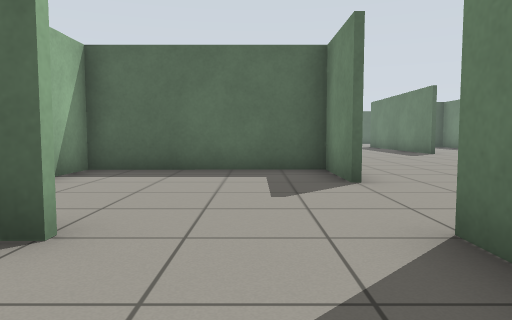
[1] (above)

24 first-person views from a walk through a world built for the Gazebo simulator. The camera is 0.72 m above the floor, tilts 4° down and sees 70° across. The floor is counted in squares, 1 m on a side. Each view is taken from the middle of a square. On the plan, view 1 faces up. The plan holds only what a view shows up to about 11 squares ahead; the rest is blank.

[2]
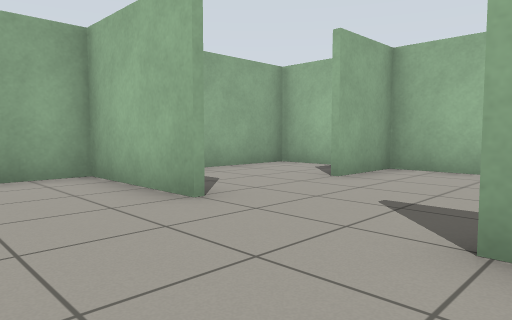

[3]
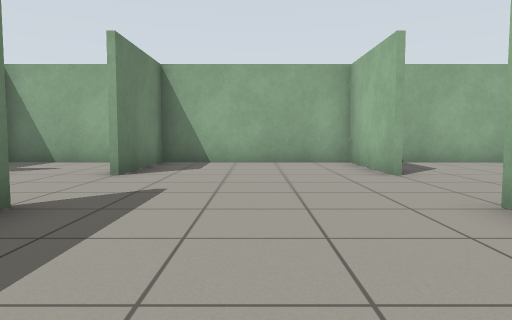

[4]
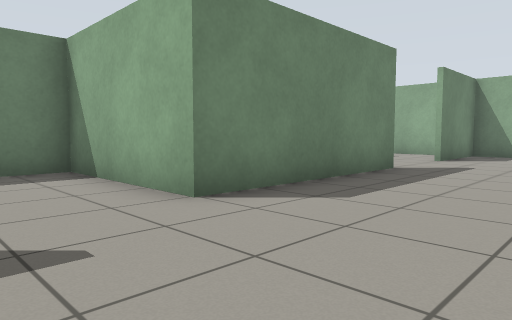

[5]
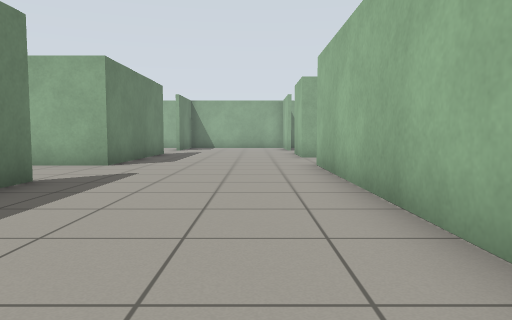

[6]
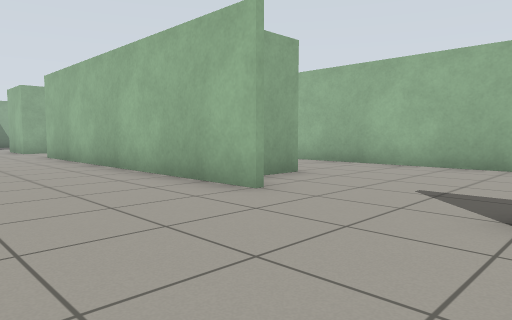

[7]
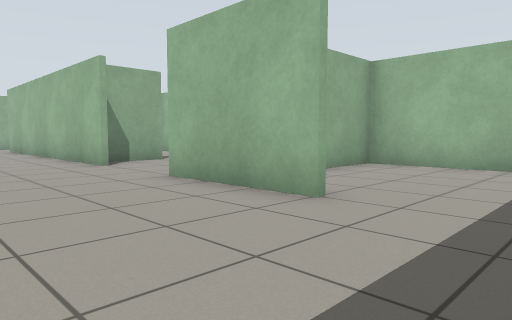

[8]
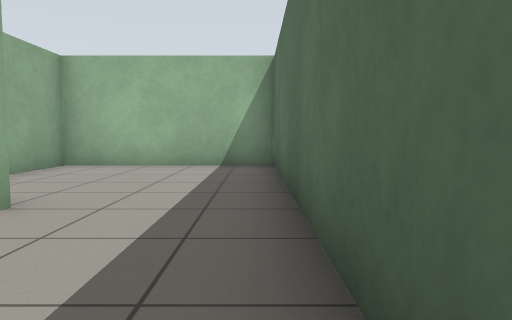

[9]
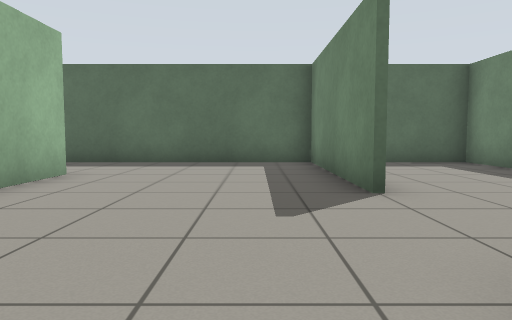

[10]
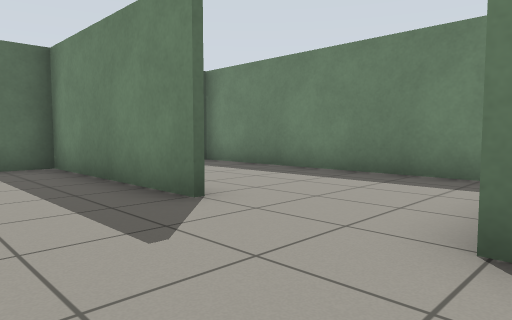

[11]
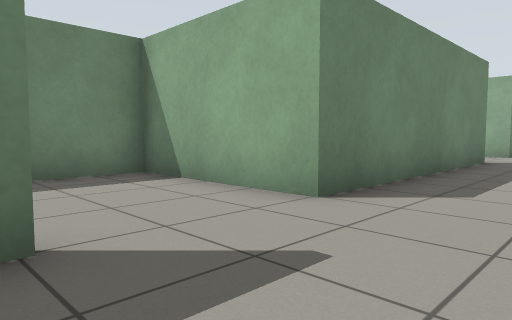

[12]
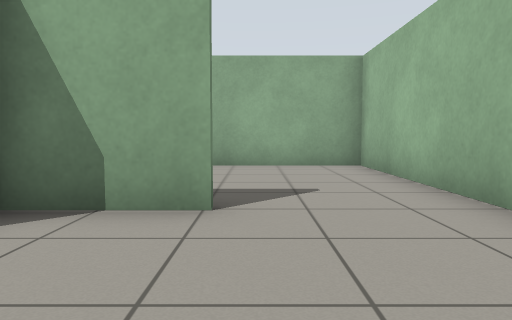

[13]
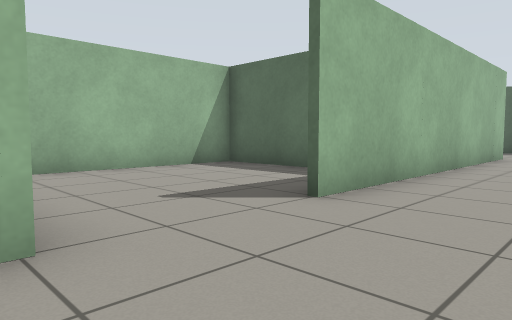

[14]
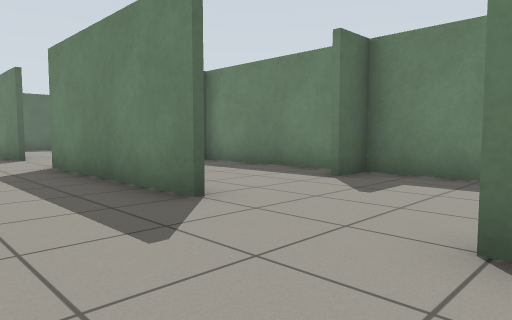

[15]
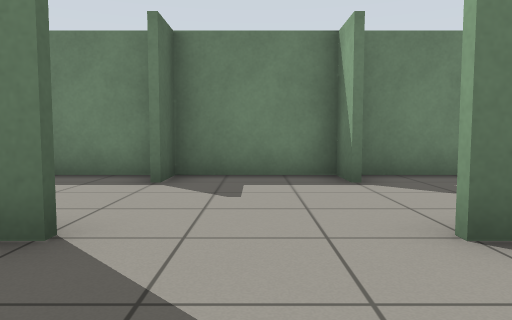

[16]
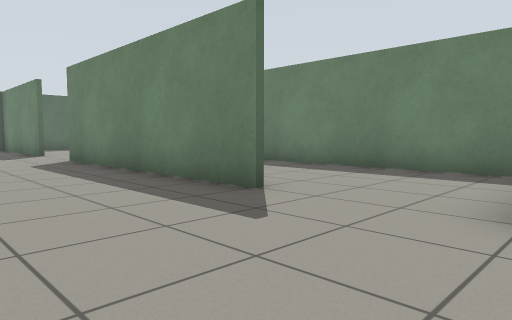

[17]
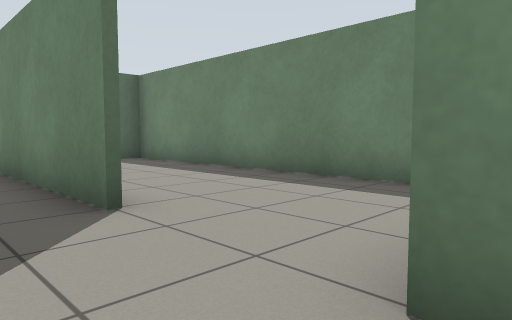

[18]
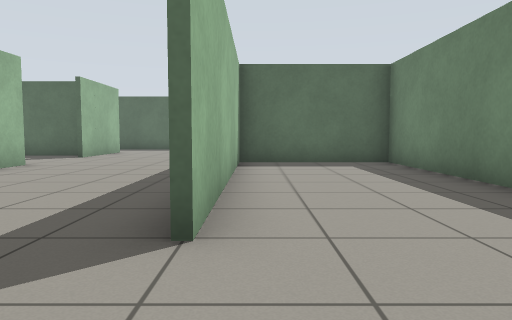

[19]
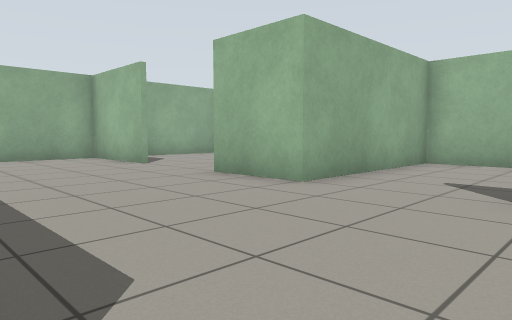

[20]
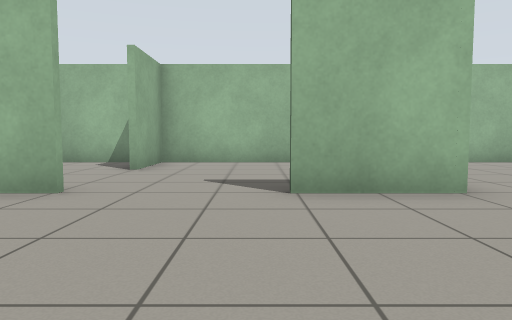

[21]
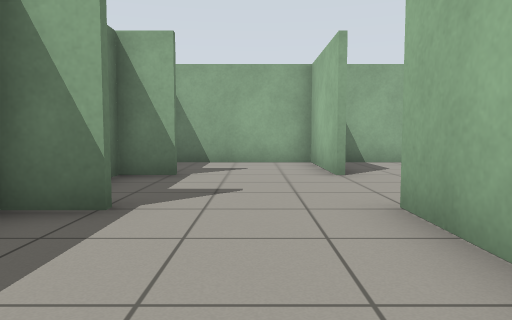

[22]
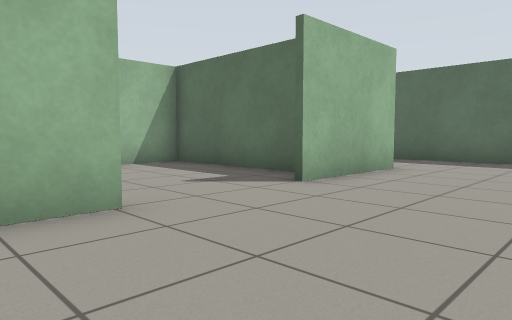

[23]
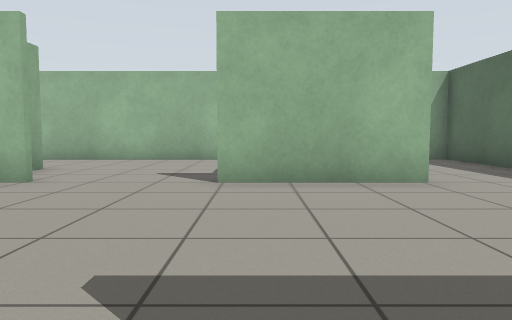

[24]
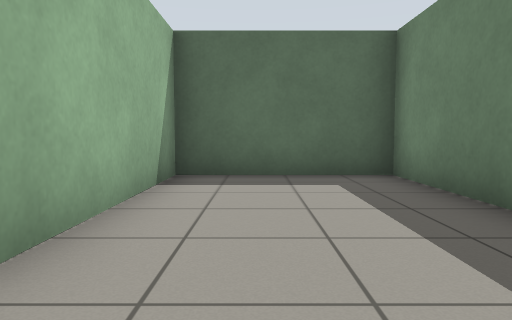

### Floor plan
Points are (right, up) in squares from view 1. A wall is a line through its corners. A room is listed if a view was taken in it or the views show most of it. See-through windows are left out.
Room 1 (view 1)
walls: (-3.4, 1.8) (-3.4, -0.4) (0.2, -0.4); (1.4, 2) (1.4, 2.6)
ways out: opening at (-0.5, 2) to room 2
Room 2 (views 2, 3, 4, 5, 6, 7, 8, 9, 10, 11, 12, 13, 14, 15, 16, 17, 18, 19, 20, 21, 22, 23, 24)
walls: (6.4, 13.4) (6.4, 20.6) (10.5, 20.6); (-0.8, 13.4) (-3.5, 13.4); (1.6, 19.6) (1.6, 10.4); (-0.6, 18.6) (1.5, 18.6); (6.6, 7) (6.6, 5.4); (-3.5, 13.6) (0.1, 13.6); (6.4, 5.4) (6.4, 10.6) (10.5, 10.6); (1.4, 5.4) (1.4, 7.4) (-3.5, 7.4); (10.5, 20.4) (6.6, 20.4) (6.6, 13.4); (1.6, 23.4) (-3.5, 23.4); (6.4, 23.4) (6.4, 28.5); (-3.5, 7.6) (1.6, 7.6) (1.6, 5.4); (9.4, 5.6) (10.4, 5.6) (10.4, 28.4) (-3.4, 28.4) (-3.4, 2.6) (-1.4, 2.6); (1.6, 2.6) (1.6, -0.4) (10.5, -0.4); (6.6, 2.6) (6.6, -0.4); (1.6, 25.6) (1.6, 22.4); (-3.5, 23.6) (-1.5, 23.6); (9.4, 2.6) (10.4, 2.6) (10.4, 5.4) (9.4, 5.4); (6.4, -0.5) (6.4, 2.6); (6.6, 28.5) (6.6, 24); (10.4, 0.4) (10.4, 2.2)
ways out: opening at (-0.5, 2) to room 1

Where each view was taken, in squares from view 1:
view 1: 0 up, 0 right, facing up
view 2: 6 up, 4 right, facing down-left
view 3: 9 up, 4 right, facing down
view 4: 13 up, 3 right, facing down-right
view 5: 19 up, 3 right, facing down
view 6: 23 up, 5 right, facing down-left
view 7: 28 up, 5 right, facing down-left
view 8: 28 up, 5 right, facing left
view 9: 19 up, 5 right, facing up
view 10: 20 up, 4 right, facing up-right
view 11: 24 up, 4 right, facing down-right
view 12: 22 up, 1 left, facing down
view 13: 7 up, 4 right, facing up-left
view 14: 2 up, 4 right, facing up-right
view 15: 4 up, 4 right, facing right
view 16: 10 up, 3 right, facing up-right
view 17: 10 up, 5 right, facing up-right
view 18: 11 up, 7 right, facing up
view 19: 11 up, 6 right, facing down-left
view 20: 5 up, 6 right, facing left
view 21: 9 up, 8 right, facing down
view 22: 18 up, 5 right, facing up-left
view 23: 23 up, 7 right, facing left
view 24: 22 up, 8 right, facing up
